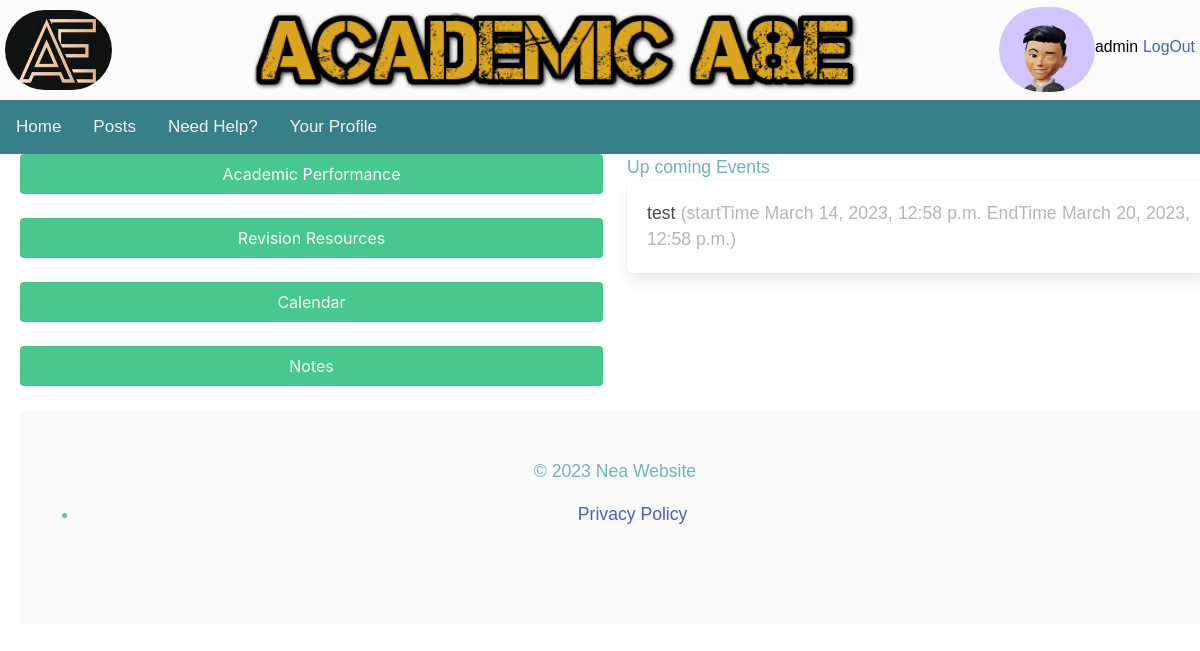
Page / (signed in) on the earlier database version.
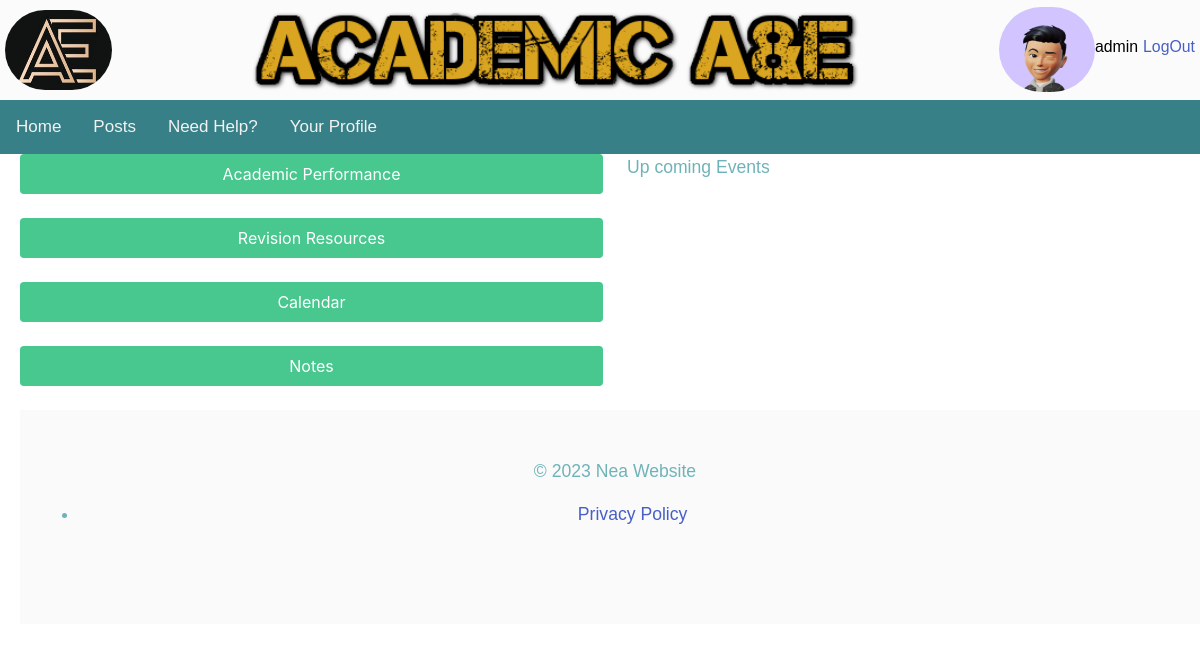
Same page on the later database version.
### cal/models.py (models this page shows, shortened)
class Event(models.Model):
    title = models.CharField(max_length=100)
    priority=models.CharField(max_length=20, choices=EVENT_PRIORITY)
    description = models.TextField()
    start_time = models.DateTimeField()
    end_time = models.DateTimeField()
    username = models.ForeignKey(User, blank=True, null=True, on_delete=models.CASCADE)

### nea_site/views.py (the view)
# urls.py: path('', views.homepage, name='homepage'),
@login_required(login_url=reverse_lazy('login'))
def homepage(request):
    today_date=datetime.now()
    user_id=request.user.id
    current_month_events = Event.objects.filter(start_time__year=today_date.year, start_time__month=today_date.month , username_id=user_id)
    upcoming_events= current_month_events.filter(Q(start_time__day__gte=today_date.day)|Q(end_time__day__gte=today_date.day))
    return render(request, 'home.html',{'events':upcoming_events})

### nea_site/templates/home.html (shortened to what this page needs)
{% extends "base.html" %}
{% block content %}
<div class="columns">
    <div class="column is-half">
        <div class="block">
            <a href="/academic/">
                <button class="button is-success is-fullwidth">
                    Academic Performance
                </button>
            </a>
        </div>
        <div class="block">
            <a href="/revision_resources/">
                <button class="button is-success is-fullwidth">
                    Revision Resources
                </button>
            </a>
        </div>
        <div class="block">
            <a href="/calendar/">
                <button class="button is-success is-fullwidth">
                    Calendar
                </button>
            </a>
        </div>
        <div class="block">
            <a href="/notes/">
                <button class="button is-success is-fullwidth">
                    Notes
                </button>
            </a>
        </div>
    </div>
    <div class="column is-half">
        <section>
            <h1>Up coming Events</h1>
        </section>
        {% for event in events %}
                <div class="box">
                    {{ event.title }}
                    <span class="is-small has-text-grey-light">
                        (startTime {{event.start_time  }} EndTime {{ event.end_time }})
                    </span>
                </div>
        {% endfor %}
    </div>
</div>
<footer class="footer">
    <div class="content has-text-centered">
      <p>&copy; 2023 Nea Website</p>
      <nav>
        <ul>
          <li><a href="/privacy-policy/">Privacy Policy</a></li>
        </ul>
      </nav>
    </div>
  </footer>
{% endblock content %}

Differences in the rows shown:
removed Event: title "test", start_time "March 14, 2023, 12:58 p.m.", end_time "March 20, 2023, 12:58 p.m."
